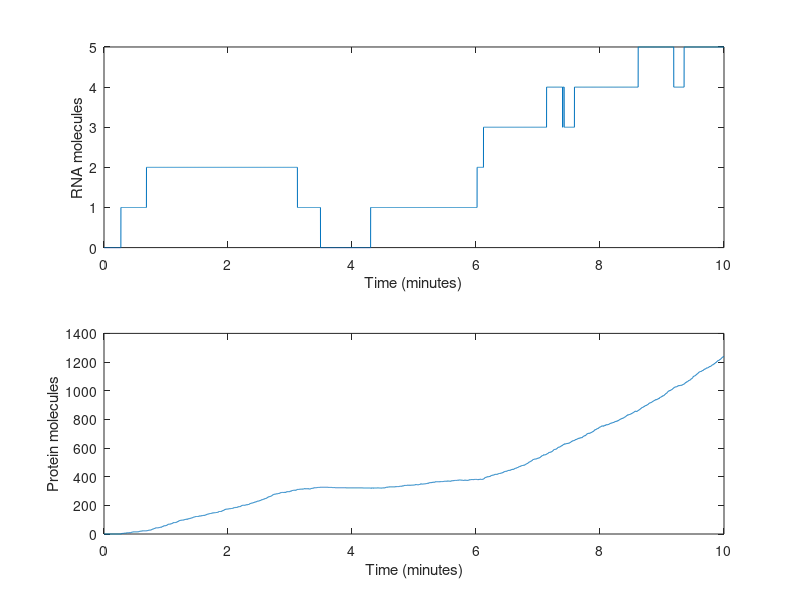

Recreate this plot in MATLAB. (Note: this script raises an error after producing the figure.)
%%%%% Part a of Problem1%%%%%%%%%%%%%%%%%%%
close all
clear all
clc
%%%%%%%%%%%%%%%%%%%%%%%%%%%%%%%%%%%%%
t_start = tic; %Start of runtime measuring

%%Time modelling of creation and destruction events for RNA and Proteins in a single gene case with constant expression and degradation rates.

%Constants
kr = 1 ;%RNA generation rate (molecules/minute)
gr = 1/5; %RNA destruction rate (molecules/minute)
kp = 60; %Protein generation rate (molecules/minute)
gp = 1/30; %Protein degradation rate (molecules/minute)
dt = 1/1000; %Time step of the simulation (minute)
t_max = 10 ;%Simulation time in minutes

%Creation of the vectors that will store the values of the simulation with initial conditions
t =0:dt:t_max; %Vector containing time of occurrence of events
rna = zeros(length(t),1); %Vector containing RNA molecules at any given time
pr = zeros(length(t),1); %Vector containing protein molecules at any given time
n = length(t) - 1; %Maximum number of iterations 

for i = 1:n
	rna_t = rna(i);
	pr_t = pr(i);

	k1 = kr * dt; %Assigning of the creation rate for the calculation of the time of RNA creation events
	k2 = gr * rna_t * dt; %Assigning of the degradation rate for the calculation of the time of RNA degradation events
	k3 = kp * rna_t * dt; %Assigning of the creation rate for the calculation of the time of protein creation events
	k4 = gp * pr_t * dt; %Assigning of the degradation rate for the calculation of the time of protein degradation events
	
	event = rand;
	if event <= k1
		rna(i+1) = rna_t + 1;
	else
		event2 = rand;
	  	if event2 <= k2
	  		rna(i+1) = rna_t - 1;
	  	else
	  		rna(i+1) = rna_t;
		end
	end

	event3 = rand;
	if event3 <= k3
		pr(i+1) = pr_t + 1;
	else
		event4 = rand;
	  	if event4 <= k4
	  		pr(i+1) = pr_t - 1;
	  	else
	  		pr(i+1) = pr_t;
		end
	end
end

%% End of runtime measuring
time.elasped=toc(t_start);

%% Plotting the results
figure
subplot(2,1,1)
plot(t, rna) 
xlabel('Time (minutes)');
ylabel('RNA molecules');%RNA molecules against time
subplot(2,1,2)
plot(t, pr) 
xlabel('Time (minutes)');
ylabel('Protein molecules');%Protein molecules against time
title(strcat('Total execution time:',num2str(round(time.elasped,4)),' minutes'));


